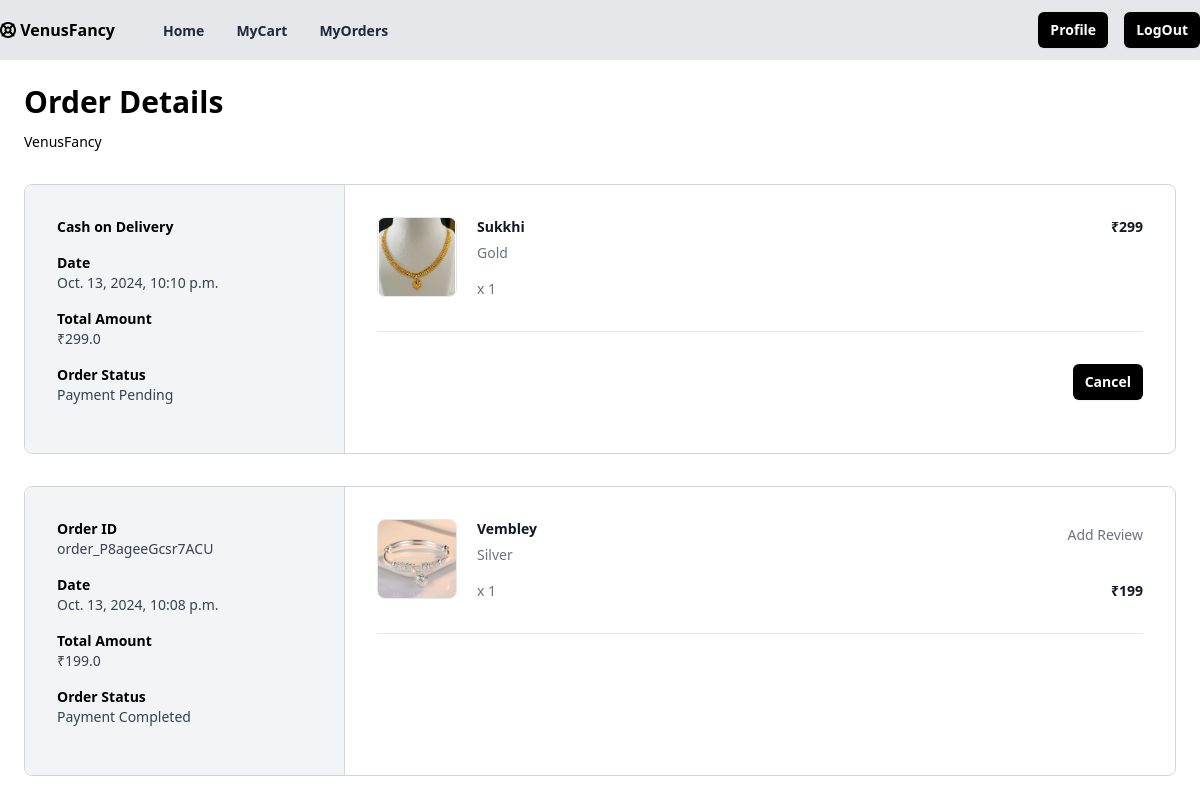
/myorder/summary/ (signed in, upper part), run on an earlier commit of the app's database.
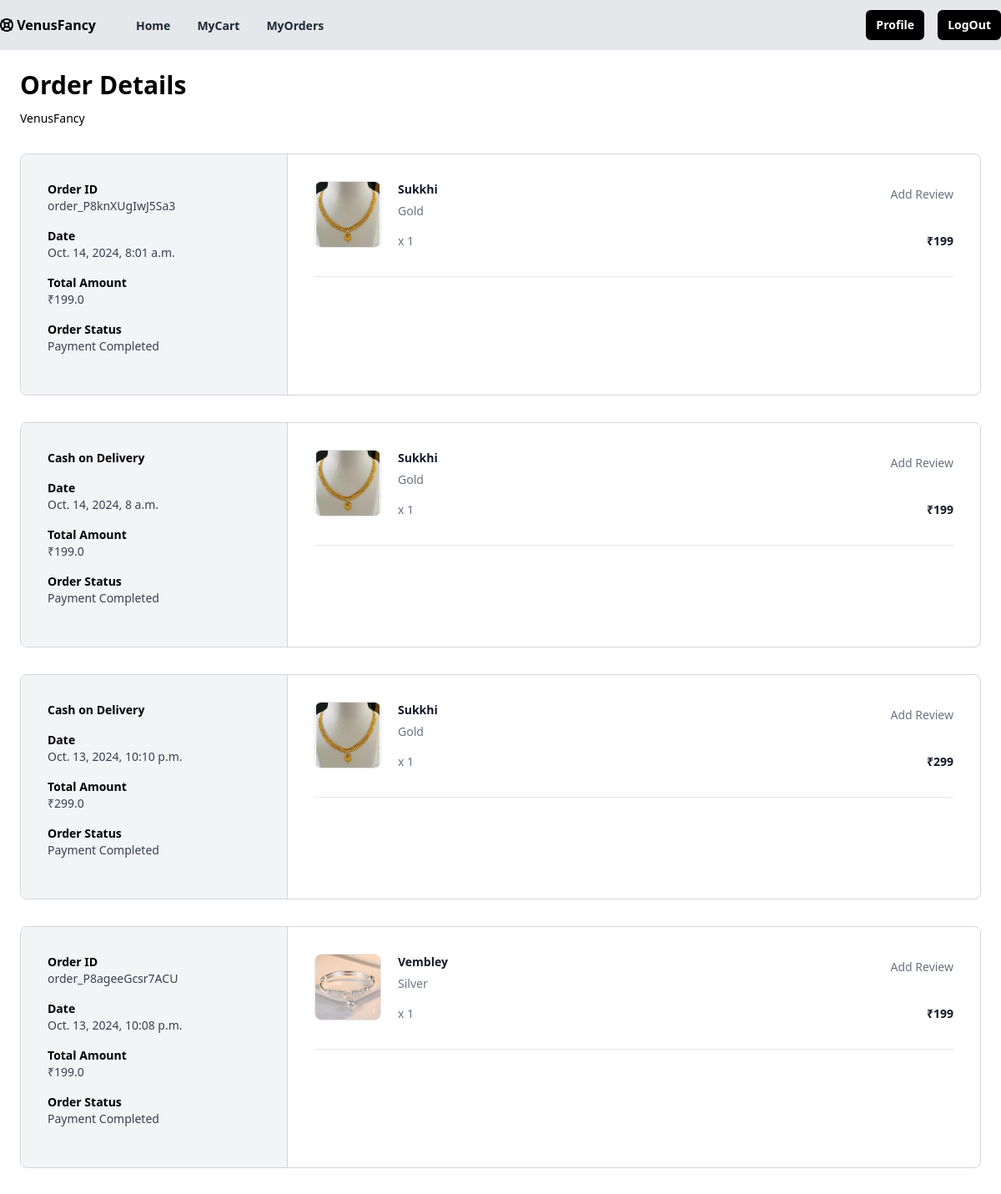
And on a later commit of the database.
### myfancy/models.py (models this page shows, shortened)
class Orders(models.Model):
    cart_items_object = models.ManyToManyField(Cart_items)
    user_object = models.ForeignKey(User, on_delete=models.CASCADE)
    order_id = models.CharField(max_length=200, null=True)
    address_object = models.ForeignKey(Address, on_delete=models.CASCADE,related_name="address_detail")
    is_paid = models.BooleanField(default=False)
    is_canceled = models.BooleanField(default=False)
    canceled_at = models.DateTimeField(null=True, blank=True)
    created_date = models.DateTimeField(auto_now_add=True)
    updated_date = models.DateTimeField(auto_now=True)
    is_active = models.BooleanField(default=True)
    total=models.FloatField(null=True)

class Cart_items(models.Model):
    product_variant_object=models.ForeignKey(ProductVariant,on_delete=models.CASCADE)
    size_object=models.ForeignKey(Size,on_delete=models.CASCADE)
    colour_object=models.ForeignKey(Colour,on_delete=models.CASCADE)
    cart_object=models.ForeignKey(Cart,on_delete=models.CASCADE,related_name="basket_items")
    quantity=models.PositiveIntegerField()
    is_order_placed=models.BooleanField(default=False)
    created_date=models.DateTimeField(auto_now_add=True)
    updated_date=models.DateTimeField(auto_now=True)
    is_active=models.BooleanField(default=True)

class ProductVariant(models.Model):
    product_object=models.ForeignKey(Product,on_delete=models.CASCADE,related_name="product_variants")
    colour_object=models.ManyToManyField(Colour)
    size_object=models.ManyToManyField(Size)
    price=models.PositiveIntegerField()
    created_date=models.DateTimeField(auto_now_add=True)
    updated_date=models.DateTimeField(auto_now=True)
    is_active=models.BooleanField(default=True)

class Product(models.Model):
    title=models.CharField(max_length=200)
    description=models.TextField()
    image=models.ImageField(upload_to="product_picture",default="/product_picture/default_product_picture.png")
    material_object=models.ManyToManyField(Material)
    occasion_object=models.ForeignKey(Occasion,on_delete=models.CASCADE)
    feature_object=models.ManyToManyField(Feature)
    type_object=models.ForeignKey(Type,on_delete=models.CASCADE)
    tag_object=models.ManyToManyField(Tag)
    owner=models.ForeignKey(User,on_delete=models.CASCADE,related_name="products")
    created_date=models.DateTimeField(auto_now_add=True)
    updated_date=models.DateTimeField(auto_now=True)
    is_active=models.BooleanField(default=True)

class Colour(models.Model):
    name=models.CharField(max_length=200,unique=True)
    created_date=models.DateTimeField(auto_now_add=True)
    updated_date=models.DateTimeField(auto_now=True)
    is_active=models.BooleanField(default=True)
    def __str__(self):
        return self.name

### myfancy/views.py (the view)
# urls.py: path("myorder/summary/",views.MyPurchaseView.as_view(),name="myorders"),
@method_decorator(signin_required,name="dispatch")
class MyPurchaseView(View):
    def get(self,request,*args, **kwargs):
        qs=Orders.objects.filter(Q(user_object=request.user,is_paid=True) | Q(address_object__payment_method="cash_on_delivery",user_object=request.user)).order_by("-created_date")
        return render(request,"shop/myorder_summary.html",{"orders":qs})

### myfancy/templates/shop/myorder_summary.html (shortened to what this page needs)
{% extends "shop/base.html" %}
{% block main_block %}
    {% if orders %}
        <div class="mx-auto my-4 max-w-6xl px-2 md:my-6 md:px-0">
            <h2 class="text-3xl font-bold">Order Details</h2>
            <div class="mt-3 text-sm">VenusFancy</div>
            {% for o in orders %}
                <div class="mt-8 flex flex-col overflow-hidden rounded-lg border border-gray-300 md:flex-row">
                    <div class="w-full border-r border-gray-300 bg-gray-100 md:max-w-xs">
                        <div class="p-8">
                            <div class="grid grid-cols-2 sm:grid-cols-4 md:grid-cols-1">
                                {% if o.is_paid and o.address_object.payment_method == "online_payment" %}
                                    <div class="mb-4">
                                        <div class="text-sm font-semibold">Order ID</div>
                                        <div class="text-sm font-medium text-gray-700">{{ o.order_id }}</div>
                                    </div>
                                {% else %}
                                    {% if not o.is_canceled %}
                                        <div class="mb-4">
                                            <div class="text-sm font-semibold">Cash on Delivery</div>
                                        </div>
                                    {% else %}
                                        <div class="mb-4">
                                            <div class="text-sm font-semibold">Order Canceled</div>
                                        </div>
                                    {% endif %}
                                {% endif %}
                                {% if o.is_canceled %}
                                    <div class="mb-4">
                                        <div class="text-sm font-semibold">Date</div>
                                        <div class="text-sm font-medium text-gray-700">{{ o.canceled_at }}</div>
                                    </div>
                                {% else %}
                                    <div class="mb-4">
                                        <div class="text-sm font-semibold">Date</div>
                                        <div class="text-sm font-medium text-gray-700">{{ o.created_date }}</div>
                                    </div>
                                {% endif %}
                                <div class="mb-4">
                                    <div class="text-sm font-semibold">Total Amount</div>
                                    <div class="text-sm font-medium text-gray-700">₹{{ o.total }}</div>
                                </div>
                                {% if not o.is_canceled %}
                                    <div class="mb-4">
                                        <div class="text-sm font-semibold">Order Status</div>
                                        <div class="text-sm font-medium text-gray-700">
                                            {% if o.is_paid %}
                                                Payment Completed
                                            {% else %}
                                                Payment Pending
                                            {% endif %}
                                        </div>
                                    </div>
                                {% else %}
                                    <div class="mb-4">
                                        <div class="text-sm font-semibold">Order Status</div>
                                        <div class="text-sm font-medium text-gray-700">Canceled</div>
                                    </div>
                                {% endif %}
                            </div>
                        </div>
                    </div>
                    <div class="flex-1">
                        <div class="p-8">
                            <ul class="-my-7 divide-y divide-gray-200">
                                {% for p in o.cart_items_object.all %}
                                    <li class="flex flex-col justify-between space-x-5 py-7 md:flex-row">
                                        <div class="flex flex-1 items-stretch">
                                            <div class="flex-shrink-0">
                                                <img class="h-20 w-20 rounded-lg border border-gray-200 object-contain"
                                                     src="{{ p.product_variant_object.product_object.image.url }}"
                                                     alt="{{ p.product_variant_object.product_object.title }}" />
                                            </div>
                                            <div class="ml-5 flex flex-col justify-between">
                                                <div class="flex-1">
                                                    <p class="text-sm font-bold text-gray-900">
                                                        {{ p.product_variant_object.product_object.title }}
                                                    </p>
                                                    <p class="mt-1.5 text-sm font-medium text-gray-500">{{ p.colour_object }}</p>
                                                </div>
                                                <p class="mt-4 text-sm font-medium text-gray-500">x {{ p.quantity }}</p>
                                            </div>
                                        </div>
                                        <div class="ml-auto flex flex-col items-end justify-between">
                                            {% if o.is_paid %}
                                                <p class="mt-1.5 text-sm font-medium text-gray-500">
                                                    <a href="{% url 'review-add' p.product_variant_object.product_object.id %}">Add Review</a>
                                                </p>
                                            {% endif %}
                                            <p class="text-right text-sm font-bold text-gray-900">₹{{ p.product_variant_object.price }}</p>
                                        </div>
                                    </li>
                                {% endfor %}
                            </ul>
                            <hr class="my-8 border-t border-t-gray-200" />
                            {% if not o.is_paid and not o.is_canceled %}
                                <div class="space-x-4 flex justify-end">
                                    <a href="{% url 'cash-on-delivery-cancel' o.id %}"
                                       class="rounded-md bg-black px-3 py-2 text-sm font-semibold text-white shadow-sm hover:bg-black/80">
                                        Cancel
                                    </a>
                                </div>
                            {% endif %}
                        </div>
                    </div>
                </div>
            {% endfor %}
        </div>
    {% else %}
        <div class="flex items-center justify-center h-screen">
            <h1 class="w-1/4 text-center">
                <b>Your Order Summary is Empty</b>
            </h1>
        </div>
    {% endif %}
{% endblock %}

### myfancy/templates/shop/base.html (shortened to what this page needs)
<!DOCTYPE html>
<html lang="en">
<head>
    <script src="https://cdn.tailwindcss.com"></script>
</head>
<body>
  <div class="relative w-full bg-gray-200">
    <div class="mx-auto flex max-w-7xl items-center justify-between py-3 px-0">
          <div class="flex justify-start">
            <span class="font-bold"><i class="fa-solid fa-life-ring"></i> VenusFancy</span>
          </div>
          <div class="hidden grow items-start lg:flex">
            <ul class="ml-12 inline-flex space-x-8">
              <li>
                <a
                  href="{%url 'index'%}"
                  class="text-sm font-semibold text-gray-800 hover:text-gray-900"
                >
                  Home
                </a>
              </li>
              {%if not request.user.is_superuser%}
              <li>
                <a
                  href="{%url 'mycartitems'%}"
                  class="text-sm font-semibold text-gray-800 hover:text-gray-900"
                >
                  MyCart
                </a>
              </li>
              {%endif%}
              {%if not request.user.is_superuser%}
              <li>
                <a
                  href="{%url 'myorders'%}"
                  class="text-sm font-semibold text-gray-800 hover:text-gray-900"
                >
                  MyOrders
                </a>
              </li>
              {%endif%}
            </ul>
          </div>
          <div class="hidden lg:flex space-x-4">
            <a
              href="{% url 'profile-edit' request.user.profile.id %}"
              type="button"
              class="rounded-md bg-black px-3 py-2 text-sm font-semibold text-white shadow-sm hover:bg-black/80 focus-visible:outline focus-visible:outline-2 focus-visible:outline-offset-2 focus-visible:outline-black"
            >
              Profile
            </a>
            <a
              href="{%url 'sign-out'%}"
              type="button"
              class="rounded-md bg-black px-3 py-2 text-sm font-semibold text-white shadow-sm hover:bg-black/80 focus-visible:outline focus-visible:outline-2 focus-visible:outline-offset-2 focus-visible:outline-black"
            >
              LogOut
            </a>
          </div>
        </div>
      </div>
      {%block main_block%}
      {%endblock%}
</body>
</html>

What changed in the data, as far as the page shows it:
added Orders: order_id "order_P8knXUgIwJ5Sa3", created_date "Oct. 14, 2024, 8:01 a.m.", total "199.0", is_canceled "Order Status"
added Cart_items: product_variant_object.product_object.image (picture), product_variant_object.product_object "Sukkhi", colour_object "Gold", quantity "1", shows "Add Review", product_variant_object.price "199", shown under "order_P8knXUgIwJ5Sa3"
added Orders: is_paid "Cash on Delivery", created_date "Oct. 14, 2024, 8 a.m.", total "199.0", is_canceled "Order Status"
added Cart_items: product_variant_object.product_object.image (picture), product_variant_object.product_object "Sukkhi", colour_object "Gold", quantity "1", shows "Add Review", product_variant_object.price "199", shown under "Oct. 14, 2024, 8 a.m."
changed Orders "Oct. 13, 2024, 10:10 p.m.": is_paid "Payment Pending Cancel" → "Payment Completed"
shown differently, row unchanged: Cart_items (number 3 of 4 on the later page): now shows "Add Review"
